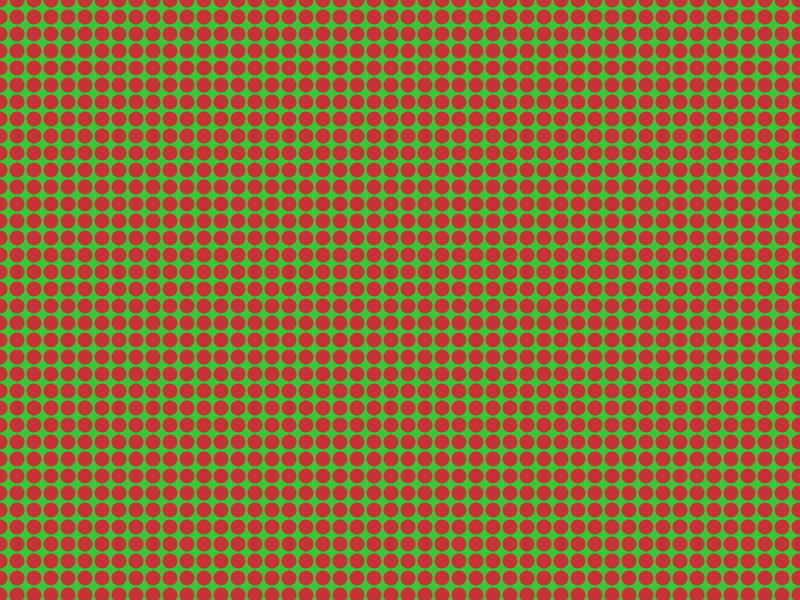
Frame 1 (no input)
Frame 60 (the mouse pressed at the canvas centre just before this capture): identical to frame 1, image omitted
Frame 120 (the mouse held since frame 60 and released just before this capture): identical to frame 1, image omitted

The Processing sketch that drew this single still picture (run headless with seeded random() and noise(); from frame 60 on, the mouse is pressed at the canvas centre):

// Processing sketch: processing_187612
// ── processing_187612.pde



void setup() {
  size(800, 600);
  smooth();
  noCursor();


}

void draw() {
    noStroke();
   int time1 = 2000;
  int timer = millis();
 println(timer); 
  int currentTime = millis();
  background (55, 200, 55);
  for (int y = 0; y <= height; y += 17) {
    for (int x= 0; x <= width; x += 17) {
      fill(200, 50, 55);
      ellipse (x, y, 15, 15);
    }
  }


  if (mousePressed == true) {
    if (mouseButton == LEFT) {
      background (200, 50, 55);
      for (int y = 0; y <= height; y += 17) {
        for (int x= 0; x <= width; x += 17) {
          fill(55, 200, 55);
          ellipse (x, y, 15, 15);

        }
         }
        }
      }
    
    if (mousePressed == true) {
    if (mouseButton == RIGHT) {
      background (55, 50, 200);
      for (int y = 0; y <= height; y += 17) {
        for (int x= 0; x <= width; x += 17) {
          fill(55, 155, 55);
          ellipse (x, y, 15, 15);
  
  
}
      }
    }
    }

if (keyPressed) {
  if (key == 'c') {
  background(0);
  for (float i=0; i<height; i+=5.3) {
    stroke(55, 200, 55);
 
strokeWeight(.4);
    line(mouseX, mouseY, 0, i);
    line(mouseX, mouseY, width, i);
  }
  for (float i=0; i<width; i+=5.3) {
    line(mouseX, mouseY, i, 0);
    line(mouseX, mouseY, i, height);

  }
}
}
}
